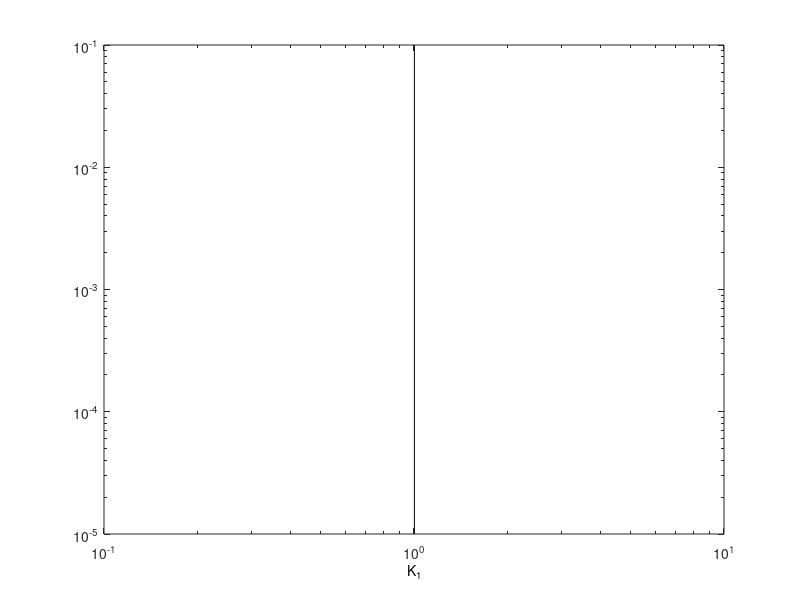

Here is the MATLAB script that generated this plot:
% Tf
yy = [1e-5 1e-2];
xx = 1./[15.981/24  15.981/24];
loglog(xx, yy, 'k')
text(xx(1), 2e-2, 'T_f', 'color', 'k', 'horizontalalignment', 'center')

% Tf/2
yy = [1e-5 1e-2];
%yy = [1e0 1e3];
xx = 1./([15.981/24  15.981/24]/2);
loglog(xx, yy, 'k')
text(xx(1), 2e-2, 'T_f/2', 'color', 'k', 'horizontalalignment', 'center')



%M2
yy = [1e-5 1e-1];
%yy = [1e0 1e4];
xx = 1./[12.42/24  12.42/24];
loglog(xx, yy, 'k')
text(xx(1), 2e-1, 'M_2', 'color', 'k', 'horizontalalignment', 'center')

%M3
yy = [1e-5 1e-2];
%yy = [1e0 1e4];
%xx = 1./([12.42/24  12.42/24]*2/3);
xx = 1./[12.42/24  12.42/24] + 1./[23.93/24  23.93/24];
loglog(xx, yy, 'k')
text(xx(1), 5e-6, 'M_2 + K_1', 'color', 'k', 'horizontalalignment', 'center')


%M4
yy = [1e-5 1e-1];
%yy = [1e0 5e3];
xx = 1./([12.42/24  12.42/24]./2);
loglog(xx, yy, 'k')
text(xx(1), 2e-1, 'M_4', 'color', 'k', 'horizontalalignment', 'center')


%M5
yy = [1e-5 5e-2];
%yy = [1e0 5e3];
xx = 1./[12.42/24  12.42/24] + 2.*(1./[23.93/24  23.93/24]);
loglog(xx, yy, 'k')
text(xx(1), 5e-6, 'M_2 + 2K_1', 'color', 'k', 'horizontalalignment', 'center')


%M6
yy = [1e-5 1e-1];
%yy = [5e-1 5e2];
xx = 1./([12.42/24  12.42/24]./3);
loglog(xx, yy, 'k')
text(xx(1), 2e-1, 'M_6', 'color', 'k', 'horizontalalignment', 'center')

% K1
yy = [1e-5 1e-1];
%yy = [5e-1 5e2];
xx = 1./([23.93/24 23.93/24]);
loglog(xx, yy, 'k')
text(xx(1), 5e-6, 'K_1', 'color', 'k', 'horizontalalignment', 'center')

% $$$ % Max N
% $$$ yy = [1e-7 1e-3];
% $$$ %yy = [5e-1 5e2];
% $$$ xx = [800 800]
% $$$ loglog(xx, yy, '--k')
% $$$ %text(xx(1), 2e-1, 'mean ', 'color', 'k', 'horizontalalignment', 'center')